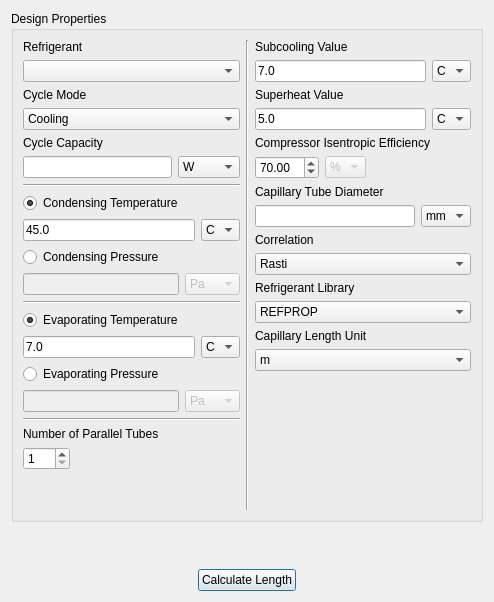
<?xml version="1.0" encoding="UTF-8"?>
<ui version="4.0">
 <class>Form</class>
 <widget class="QWidget" name="Form">
  <property name="geometry">
   <rect>
    <x>0</x>
    <y>0</y>
    <width>494</width>
    <height>602</height>
   </rect>
  </property>
  <property name="windowTitle">
   <string>Capillary Tube Sizing</string>
  </property>
  <layout class="QVBoxLayout" name="verticalLayout">
   <item>
    <widget class="QGroupBox" name="Capillary_properties_group">
     <property name="title">
      <string>Design Properties</string>
     </property>
     <layout class="QHBoxLayout" name="horizontalLayout_19">
      <item>
       <layout class="QVBoxLayout" name="verticalLayout_19">
        <item>
         <layout class="QVBoxLayout" name="verticalLayout_12">
          <item>
           <widget class="QLabel" name="Ref_label">
            <property name="toolTip">
             <string/>
            </property>
            <property name="text">
             <string>Refrigerant</string>
            </property>
           </widget>
          </item>
          <item>
           <layout class="QHBoxLayout" name="horizontalLayout_13">
            <item>
             <widget class="QComboBox" name="Ref"/>
            </item>
           </layout>
          </item>
         </layout>
        </item>
        <item>
         <layout class="QVBoxLayout" name="verticalLayout_7">
          <item>
           <widget class="QLabel" name="Cycle_Mode_label">
            <property name="toolTip">
             <string/>
            </property>
            <property name="text">
             <string>Cycle Mode</string>
            </property>
           </widget>
          </item>
          <item>
           <layout class="QHBoxLayout" name="horizontalLayout_8">
            <item>
             <widget class="QComboBox" name="Cycle_Mode">
              <item>
               <property name="text">
                <string>Cooling</string>
               </property>
              </item>
              <item>
               <property name="text">
                <string>Heating</string>
               </property>
              </item>
             </widget>
            </item>
           </layout>
          </item>
         </layout>
        </item>
        <item>
         <layout class="QVBoxLayout" name="verticalLayout_2">
          <item>
           <widget class="QLabel" name="Cycle_Capacity_label">
            <property name="toolTip">
             <string/>
            </property>
            <property name="text">
             <string>Cycle Capacity</string>
            </property>
           </widget>
          </item>
          <item>
           <layout class="QHBoxLayout" name="horizontalLayout_3">
            <item>
             <widget class="QLineEdit" name="Cycle_Capacity">
              <property name="toolTip">
               <string/>
              </property>
              <property name="maxLength">
               <number>8</number>
              </property>
             </widget>
            </item>
            <item>
             <widget class="QComboBox" name="Cycle_Capacity_unit">
              <item>
               <property name="text">
                <string>W</string>
               </property>
              </item>
              <item>
               <property name="text">
                <string>Btu/hr</string>
               </property>
              </item>
             </widget>
            </item>
           </layout>
          </item>
         </layout>
        </item>
        <item>
         <widget class="Line" name="line_2">
          <property name="orientation">
           <enum>Qt::Horizontal</enum>
          </property>
         </widget>
        </item>
        <item>
         <layout class="QVBoxLayout" name="verticalLayout_3">
          <item>
           <widget class="QRadioButton" name="Condensing_T_label">
            <property name="text">
             <string>Condensing Temperature</string>
            </property>
            <property name="checked">
             <bool>true</bool>
            </property>
            <property name="autoExclusive">
             <bool>false</bool>
            </property>
           </widget>
          </item>
          <item>
           <layout class="QHBoxLayout" name="horizontalLayout_4">
            <item>
             <widget class="QLineEdit" name="Condensing_T">
              <property name="toolTip">
               <string/>
              </property>
              <property name="text">
               <string>45.0</string>
              </property>
              <property name="maxLength">
               <number>8</number>
              </property>
             </widget>
            </item>
            <item>
             <widget class="QComboBox" name="Condensing_T_unit">
              <item>
               <property name="text">
                <string>C</string>
               </property>
              </item>
              <item>
               <property name="text">
                <string>K</string>
               </property>
              </item>
              <item>
               <property name="text">
                <string>F</string>
               </property>
              </item>
             </widget>
            </item>
           </layout>
          </item>
         </layout>
        </item>
        <item>
         <layout class="QVBoxLayout" name="verticalLayout_15">
          <item>
           <widget class="QRadioButton" name="Condensing_P_label">
            <property name="text">
             <string>Condensing Pressure</string>
            </property>
            <property name="autoExclusive">
             <bool>false</bool>
            </property>
           </widget>
          </item>
          <item>
           <layout class="QHBoxLayout" name="horizontalLayout_16">
            <item>
             <widget class="QLineEdit" name="Condensing_P">
              <property name="enabled">
               <bool>false</bool>
              </property>
              <property name="toolTip">
               <string/>
              </property>
              <property name="text">
               <string/>
              </property>
              <property name="maxLength">
               <number>8</number>
              </property>
             </widget>
            </item>
            <item>
             <widget class="QComboBox" name="Condensing_P_unit">
              <property name="enabled">
               <bool>false</bool>
              </property>
              <item>
               <property name="text">
                <string>Pa</string>
               </property>
              </item>
              <item>
               <property name="text">
                <string>kPa</string>
               </property>
              </item>
              <item>
               <property name="text">
                <string>MPa</string>
               </property>
              </item>
              <item>
               <property name="text">
                <string>bar</string>
               </property>
              </item>
              <item>
               <property name="text">
                <string>atm</string>
               </property>
              </item>
              <item>
               <property name="text">
                <string>psi</string>
               </property>
              </item>
             </widget>
            </item>
           </layout>
          </item>
         </layout>
        </item>
        <item>
         <widget class="Line" name="line_3">
          <property name="orientation">
           <enum>Qt::Horizontal</enum>
          </property>
         </widget>
        </item>
        <item>
         <layout class="QVBoxLayout" name="verticalLayout_4">
          <item>
           <widget class="QRadioButton" name="Evaporating_T_label">
            <property name="text">
             <string>Evaporating Temperature</string>
            </property>
            <property name="checked">
             <bool>true</bool>
            </property>
            <property name="autoExclusive">
             <bool>true</bool>
            </property>
           </widget>
          </item>
          <item>
           <layout class="QHBoxLayout" name="horizontalLayout_5">
            <item>
             <widget class="QLineEdit" name="Evaporating_T">
              <property name="toolTip">
               <string/>
              </property>
              <property name="text">
               <string>7.0</string>
              </property>
              <property name="maxLength">
               <number>8</number>
              </property>
             </widget>
            </item>
            <item>
             <widget class="QComboBox" name="Evaporating_T_unit">
              <item>
               <property name="text">
                <string>C</string>
               </property>
              </item>
              <item>
               <property name="text">
                <string>K</string>
               </property>
              </item>
              <item>
               <property name="text">
                <string>F</string>
               </property>
              </item>
             </widget>
            </item>
           </layout>
          </item>
         </layout>
        </item>
        <item>
         <layout class="QVBoxLayout" name="verticalLayout_16">
          <item>
           <widget class="QRadioButton" name="Evaporating_P_label">
            <property name="text">
             <string>Evaporating Pressure</string>
            </property>
            <property name="autoExclusive">
             <bool>false</bool>
            </property>
           </widget>
          </item>
          <item>
           <layout class="QHBoxLayout" name="horizontalLayout_17">
            <item>
             <widget class="QLineEdit" name="Evaporating_P">
              <property name="enabled">
               <bool>false</bool>
              </property>
              <property name="toolTip">
               <string/>
              </property>
              <property name="text">
               <string/>
              </property>
              <property name="maxLength">
               <number>8</number>
              </property>
             </widget>
            </item>
            <item>
             <widget class="QComboBox" name="Evaporating_P_unit">
              <property name="enabled">
               <bool>false</bool>
              </property>
              <item>
               <property name="text">
                <string>Pa</string>
               </property>
              </item>
              <item>
               <property name="text">
                <string>kPa</string>
               </property>
              </item>
              <item>
               <property name="text">
                <string>MPa</string>
               </property>
              </item>
              <item>
               <property name="text">
                <string>bar</string>
               </property>
              </item>
              <item>
               <property name="text">
                <string>atm</string>
               </property>
              </item>
              <item>
               <property name="text">
                <string>psi</string>
               </property>
              </item>
             </widget>
            </item>
           </layout>
          </item>
         </layout>
        </item>
        <item>
         <widget class="Line" name="line_4">
          <property name="orientation">
           <enum>Qt::Horizontal</enum>
          </property>
         </widget>
        </item>
        <item>
         <layout class="QVBoxLayout" name="verticalLayout_5">
          <item>
           <widget class="QLabel" name="N_tubes_label">
            <property name="toolTip">
             <string/>
            </property>
            <property name="text">
             <string>Number of Parallel Tubes</string>
            </property>
           </widget>
          </item>
          <item>
           <layout class="QHBoxLayout" name="horizontalLayout_6">
            <item>
             <widget class="QSpinBox" name="N_tubes">
              <property name="toolTip">
               <string>If capillary tube consisted of several parallel tubes.</string>
              </property>
              <property name="minimum">
               <number>1</number>
              </property>
              <property name="maximum">
               <number>100</number>
              </property>
             </widget>
            </item>
            <item>
             <spacer name="horizontalSpacer_8">
              <property name="orientation">
               <enum>Qt::Horizontal</enum>
              </property>
              <property name="sizeHint" stdset="0">
               <size>
                <width>40</width>
                <height>20</height>
               </size>
              </property>
             </spacer>
            </item>
           </layout>
          </item>
         </layout>
        </item>
        <item>
         <spacer name="verticalSpacer_2">
          <property name="orientation">
           <enum>Qt::Vertical</enum>
          </property>
          <property name="sizeHint" stdset="0">
           <size>
            <width>20</width>
            <height>40</height>
           </size>
          </property>
         </spacer>
        </item>
       </layout>
      </item>
      <item>
       <widget class="Line" name="line">
        <property name="orientation">
         <enum>Qt::Vertical</enum>
        </property>
       </widget>
      </item>
      <item>
       <layout class="QVBoxLayout" name="verticalLayout_18">
        <item>
         <layout class="QVBoxLayout" name="verticalLayout_11">
          <item>
           <widget class="QLabel" name="Subcooling_label">
            <property name="toolTip">
             <string/>
            </property>
            <property name="text">
             <string>Subcooling Value</string>
            </property>
           </widget>
          </item>
          <item>
           <layout class="QHBoxLayout" name="horizontalLayout_12">
            <item>
             <widget class="QLineEdit" name="Subcooling">
              <property name="toolTip">
               <string/>
              </property>
              <property name="text">
               <string>7.0</string>
              </property>
              <property name="maxLength">
               <number>8</number>
              </property>
             </widget>
            </item>
            <item>
             <widget class="QComboBox" name="Subcooling_unit">
              <property name="enabled">
               <bool>true</bool>
              </property>
              <item>
               <property name="text">
                <string>C</string>
               </property>
              </item>
              <item>
               <property name="text">
                <string>F</string>
               </property>
              </item>
             </widget>
            </item>
           </layout>
          </item>
         </layout>
        </item>
        <item>
         <layout class="QVBoxLayout" name="verticalLayout_6">
          <item>
           <widget class="QLabel" name="Superheat_label">
            <property name="toolTip">
             <string/>
            </property>
            <property name="text">
             <string>Superheat Value</string>
            </property>
           </widget>
          </item>
          <item>
           <layout class="QHBoxLayout" name="horizontalLayout_7">
            <item>
             <widget class="QLineEdit" name="Superheat">
              <property name="toolTip">
               <string/>
              </property>
              <property name="text">
               <string>5.0</string>
              </property>
              <property name="maxLength">
               <number>8</number>
              </property>
             </widget>
            </item>
            <item>
             <widget class="QComboBox" name="Superheat_unit">
              <item>
               <property name="text">
                <string>C</string>
               </property>
              </item>
              <item>
               <property name="text">
                <string>F</string>
               </property>
              </item>
             </widget>
            </item>
           </layout>
          </item>
         </layout>
        </item>
        <item>
         <layout class="QVBoxLayout" name="verticalLayout_9">
          <item>
           <widget class="QLabel" name="Compressor_isen_eff_label">
            <property name="toolTip">
             <string/>
            </property>
            <property name="text">
             <string>Compressor Isentropic Efficiency</string>
            </property>
           </widget>
          </item>
          <item>
           <layout class="QHBoxLayout" name="horizontalLayout_10">
            <item>
             <widget class="QDoubleSpinBox" name="Compressor_isen_eff">
              <property name="maximum">
               <double>100.000000000000000</double>
              </property>
              <property name="singleStep">
               <double>1.000000000000000</double>
              </property>
              <property name="value">
               <double>70.000000000000000</double>
              </property>
             </widget>
            </item>
            <item>
             <widget class="QComboBox" name="Compressor_isen_eff_unit">
              <property name="enabled">
               <bool>false</bool>
              </property>
              <item>
               <property name="text">
                <string>%</string>
               </property>
              </item>
             </widget>
            </item>
            <item>
             <spacer name="horizontalSpacer_9">
              <property name="orientation">
               <enum>Qt::Horizontal</enum>
              </property>
              <property name="sizeHint" stdset="0">
               <size>
                <width>40</width>
                <height>20</height>
               </size>
              </property>
             </spacer>
            </item>
           </layout>
          </item>
         </layout>
        </item>
        <item>
         <layout class="QVBoxLayout" name="verticalLayout_13">
          <item>
           <widget class="QLabel" name="Diameter_label">
            <property name="toolTip">
             <string/>
            </property>
            <property name="text">
             <string>Capillary Tube Diameter</string>
            </property>
           </widget>
          </item>
          <item>
           <layout class="QHBoxLayout" name="horizontalLayout_14">
            <item>
             <widget class="QLineEdit" name="Diameter">
              <property name="toolTip">
               <string/>
              </property>
              <property name="maxLength">
               <number>8</number>
              </property>
             </widget>
            </item>
            <item>
             <widget class="QComboBox" name="Diameter_unit">
              <property name="currentIndex">
               <number>2</number>
              </property>
              <item>
               <property name="text">
                <string>m</string>
               </property>
              </item>
              <item>
               <property name="text">
                <string>cm</string>
               </property>
              </item>
              <item>
               <property name="text">
                <string>mm</string>
               </property>
              </item>
              <item>
               <property name="text">
                <string>ft</string>
               </property>
              </item>
              <item>
               <property name="text">
                <string>in</string>
               </property>
              </item>
             </widget>
            </item>
           </layout>
          </item>
         </layout>
        </item>
        <item>
         <layout class="QVBoxLayout" name="verticalLayout_8">
          <item>
           <widget class="QLabel" name="Correlation_label">
            <property name="toolTip">
             <string/>
            </property>
            <property name="text">
             <string>Correlation</string>
            </property>
           </widget>
          </item>
          <item>
           <layout class="QHBoxLayout" name="horizontalLayout_9">
            <item>
             <widget class="QComboBox" name="Correlation">
              <property name="currentIndex">
               <number>4</number>
              </property>
              <item>
               <property name="text">
                <string>Choi</string>
               </property>
              </item>
              <item>
               <property name="text">
                <string>Wolf</string>
               </property>
              </item>
              <item>
               <property name="text">
                <string>Wolf Physics</string>
               </property>
              </item>
              <item>
               <property name="text">
                <string>Wolf&amp;Pate</string>
               </property>
              </item>
              <item>
               <property name="text">
                <string>Rasti</string>
               </property>
              </item>
             </widget>
            </item>
           </layout>
          </item>
         </layout>
        </item>
        <item>
         <layout class="QVBoxLayout" name="verticalLayout_10">
          <item>
           <widget class="QLabel" name="Ref_library_label">
            <property name="toolTip">
             <string/>
            </property>
            <property name="text">
             <string>Refrigerant Library</string>
            </property>
           </widget>
          </item>
          <item>
           <layout class="QHBoxLayout" name="horizontalLayout_11">
            <item>
             <widget class="QComboBox" name="Ref_library">
              <item>
               <property name="text">
                <string>REFPROP</string>
               </property>
              </item>
              <item>
               <property name="text">
                <string>HEOS</string>
               </property>
              </item>
             </widget>
            </item>
           </layout>
          </item>
         </layout>
        </item>
        <item>
         <layout class="QVBoxLayout" name="verticalLayout_14">
          <item>
           <widget class="QLabel" name="Length_unit_label">
            <property name="toolTip">
             <string/>
            </property>
            <property name="text">
             <string>Capillary Length Unit</string>
            </property>
           </widget>
          </item>
          <item>
           <layout class="QHBoxLayout" name="horizontalLayout_15">
            <item>
             <widget class="QComboBox" name="Length_unit">
              <item>
               <property name="text">
                <string>m</string>
               </property>
              </item>
              <item>
               <property name="text">
                <string>cm</string>
               </property>
              </item>
              <item>
               <property name="text">
                <string>mm</string>
               </property>
              </item>
              <item>
               <property name="text">
                <string>ft</string>
               </property>
              </item>
              <item>
               <property name="text">
                <string>in</string>
               </property>
              </item>
             </widget>
            </item>
           </layout>
          </item>
         </layout>
        </item>
        <item>
         <spacer name="verticalSpacer_3">
          <property name="orientation">
           <enum>Qt::Vertical</enum>
          </property>
          <property name="sizeHint" stdset="0">
           <size>
            <width>20</width>
            <height>40</height>
           </size>
          </property>
         </spacer>
        </item>
       </layout>
      </item>
     </layout>
    </widget>
   </item>
   <item>
    <spacer name="verticalSpacer">
     <property name="orientation">
      <enum>Qt::Vertical</enum>
     </property>
     <property name="sizeHint" stdset="0">
      <size>
       <width>20</width>
       <height>40</height>
      </size>
     </property>
    </spacer>
   </item>
   <item>
    <layout class="QHBoxLayout" name="horizontalLayout">
     <item>
      <spacer name="horizontalSpacer">
       <property name="orientation">
        <enum>Qt::Horizontal</enum>
       </property>
       <property name="sizeHint" stdset="0">
        <size>
         <width>40</width>
         <height>20</height>
        </size>
       </property>
      </spacer>
     </item>
     <item>
      <widget class="QPushButton" name="Calculate_button">
       <property name="toolTip">
        <string>Ok</string>
       </property>
       <property name="text">
        <string>Calculate Length</string>
       </property>
       <property name="default">
        <bool>true</bool>
       </property>
      </widget>
     </item>
     <item>
      <spacer name="horizontalSpacer_3">
       <property name="orientation">
        <enum>Qt::Horizontal</enum>
       </property>
       <property name="sizeHint" stdset="0">
        <size>
         <width>40</width>
         <height>20</height>
        </size>
       </property>
      </spacer>
     </item>
    </layout>
   </item>
  </layout>
 </widget>
 <resources/>
 <connections/>
</ui>
